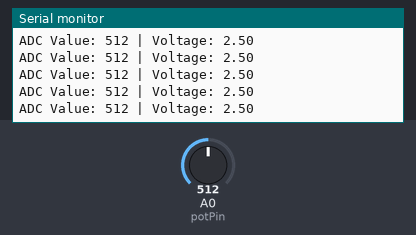
Bench run of a sketch on a simulated Arduino Uno, built with avr-gcc and run on an emulated ATmega328P. Parts: the last lines printed to the serial monitor. Inputs (shaded band) come from the test bench; at power-on: A0 (potPin) = 512.

Above: at 1.2 s.
1.3 s: A0 (potPin) set to 716
At 1.32 s:
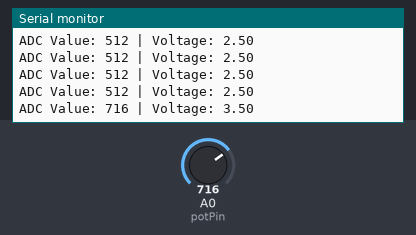
2.8 s: A0 (potPin) set to 900
At 2.83 s:
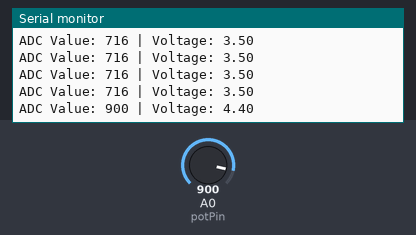
Timing chart, 0 to 5.8 s (numbered marks = the images above; inputs shaded):
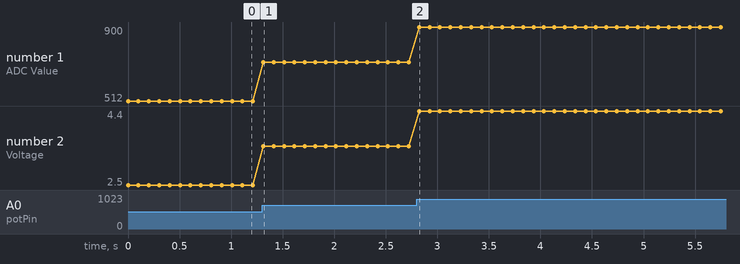

The sketch:

POTENSIO2___nilai_ADC_5__1023_10_IBRAHIM_NATHAN_TE2E.ino
```cpp
const int potPin = A0;

void setup() {
  Serial.begin(9600);
}

void loop() {
  int adcValue = analogRead(potPin);
  float voltage = (adcValue * 5.0) / 1023.0;
  Serial.print("ADC Value: ");
  Serial.print(adcValue);
  Serial.print(" | Voltage: ");
  Serial.println(voltage);
  delay(100);
}
```

Measured:
- after the input at 1.3 s, the serial monitor: prints a new line at once (image 1)
- after the input at 2.8 s, the serial monitor: prints a new line at once (image 2)
- plotted number 1: 512 → 716 after the input at 1.3 s, 716 → 900 after the input at 2.8 s
- plotted number 2: 2.5 → 3.5 after the input at 1.3 s, 3.5 → 4.4 after the input at 2.8 s
